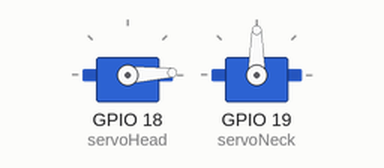
Recording of a sketch running on a simulated ESP32. Parts: 2 × servo.

Above: at 0.05 s.
At 2.6 s:
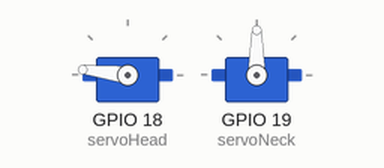
At 5.2 s:
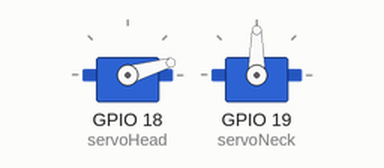
At 10.85 s:
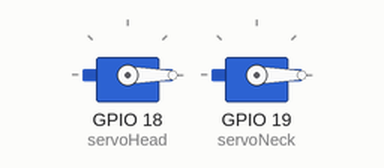
Timing chart, 0 to 14.1 s (numbered marks = the images above):
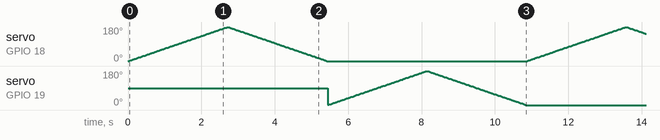

The sketch:

CONTROL_SERVO.ino
```cpp
#include <ESP32Servo.h>

Servo neck;
Servo head;

int pos = 0;    // variable to store the servo position
int servoHead = 18;
int servoNeck = 19;


void setup() {
	head.attach(servoHead, 1000, 2000);
  neck.attach(servoNeck, 1000, 2000);
}

void loop() {

	for (pos = 0; pos <= 180; pos += 1) { // goes from 0 degrees to 180 degrees
		// in steps of 1 degree
		head.write(pos);
		delay(15);
  }
	for (pos = 180; pos >= 0; pos -= 1) { // goes from 180 degrees to 0 degrees
		head.write(pos);
		delay(15);
	}
  	for (pos = 0; pos <= 180; pos += 1) {
		neck.write(pos);
		delay(15);
	}
	for (pos = 180; pos >= 0; pos -= 1) {
		neck.write(pos);
		delay(15);
  }
}
```
